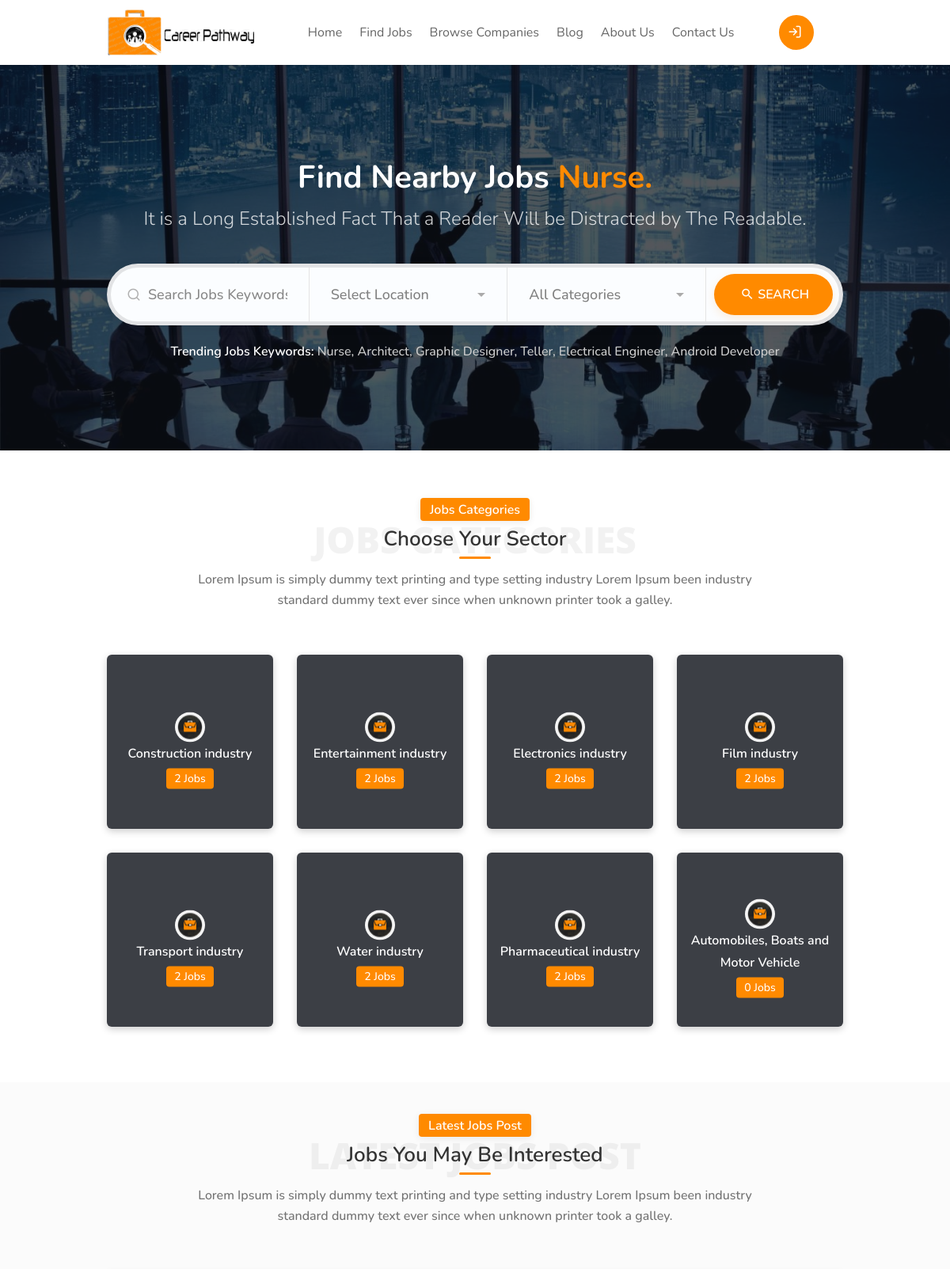
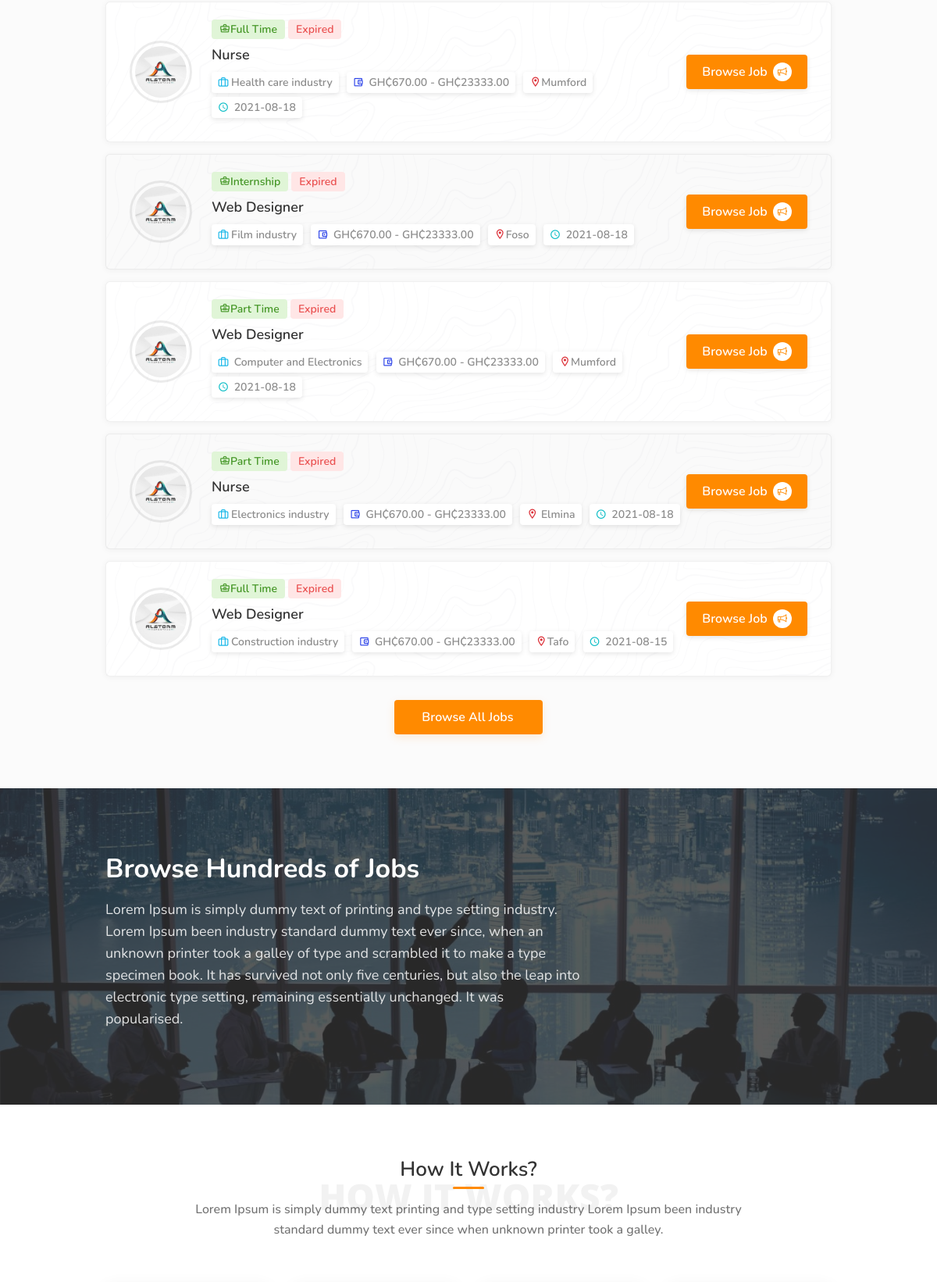
The page / (upper part) on the database its author committed (2 pictures, top to bottom).
### tables this page shows
CREATE TABLE `industry` (
  `id` int(3) NOT NULL,
  `name` text NOT NULL
);

CREATE TABLE `job_post` (
  `id_jobpost` int(11) NOT NULL,
  `id_company` int(11) NOT NULL,
  `jobtitle` text NOT NULL,
  `industry_id` int(11) NOT NULL,
  `job_status` int(11) NOT NULL,
  `description` text NOT NULL,
  `minimumsalary` decimal(10,2) NOT NULL,
  `maximumsalary` decimal(10,2) NOT NULL,
  `state_id` int(3) NOT NULL,
  `city_id` int(3) NOT NULL,
  `createdat` timestamp NOT NULL DEFAULT current_timestamp(),
  `experience` int(2) NOT NULL,
  `edu_qualification` text NOT NULL,
  `skills_ability` text NOT NULL,
  `responsibility` text NOT NULL,
  `deadline` date NOT NULL
);

CREATE TABLE `job_type` (
  `id` int(11) NOT NULL,
  `type` text NOT NULL
);

CREATE TABLE `cities` (
  `id` int(11) NOT NULL,
  `name` text NOT NULL,
  `state_id` int(11) NOT NULL
);

### includes/jobSearchField.php (the view, shortened to what this page needs)
<div class="col-md-12">
      <div class="utf-intro-banner-search-form-block margin-top-40">
        <?php if(!isset($_GET['comNames'])) : ?>
        <div class="utf-intro-search-field-item">
	  <i class="icon-feather-search"></i>
          <input id="intro-keywords" type="text" name="searchKeyword" placeholder="Search Jobs Keywords...">
        </div>
        <?php endif;?>
	<div class="utf-intro-search-field-item">
        </div>
	<div class="utf-intro-search-field-item">
        </div>
        <div class="utf-intro-search-button">
          <button class="button ripple-effect" type="submit" name="submitSearch"><i class="icon-material-outline-search"></i> Search </button>
        </div>
      </div>

### index.php (shortened to what this page needs)
<?php include 'includes/session.php'; ?>
<?php include 'includes/indexHeader.php'; ?>
<body>
<div id="wrapper">
  <?php include 'includes/indexNavbar.php' ?>
  <div class="intro-banner" data-background-image="assets/images/homeWallpaper.jpg">
    <div class="container">
      <div class="row">
        <div class="col-md-12">
          <div class="utf-banner-headline-text-part">
            <h3>Find Nearby Jobs <span class="typed-words"></span></h3>
            <span>It is a Long Established Fact That a Reader Will be Distracted by The Readable.</span>
          </div>
        </div>
      </div>
      <form method="post" action="searchJob.php">
      <div class="row">
        <?php include 'includes/jobSearchField.php' ?>
        <p class="utf-trending-silver-item"><span class="utf-trending-black-item">Trending Jobs Keywords:</span> Nurse,  Architect,  Graphic Designer,  Teller,  Electrical Engineer,  Android Developer</p>
    	</div>
    	</form>
      </div>
    </div>
  </div>
  <div class="section margin-top-60 margin-bottom-40">
    <div class="container">
      <div class="row">
        <div class="col-xl-12">
          <div class="utf-section-headline-item centered margin-top-0 margin-bottom-40">
            <span>Jobs Categories</span>
			<h3>Choose Your Sector</h3>
			<div class="utf-headline-display-inner-item">Jobs Categories</div>
			<p class="utf-slogan-text">Lorem Ipsum is simply dummy text printing and type setting industry Lorem Ipsum been industry standard dummy text ever since when unknown printer took a galley.</p>
          </div>
        </div>
        <?php
            $sql = "SELECT * FROM industry ORDER BY RAND() LIMIT 8";
            $query = $conn->query($sql);
            while($row = $query->fetch_assoc()){
            	$industry_id = $row['id'];
            	$result = $conn->query("SELECT * FROM job_post WHERE industry_id = '$industry_id'");
          ?>
		    <div class="col-xl-3 col-md-6 col-lg-4">
					<a class="photo-box photo-category-box small" data-background-image="assets/images/jobCategory.jpg">
					  <div class="utf-opening-box-content-part">
						<div class="utf-category-box-icon-item"> <img src="assets/images/favicon.png" style="background-color: white;border-radius: 50%;border: 3px solid rgba(0, 0, 0, 0.04);"> </div>
						<h3><?php echo $row['name'] ?></h3>
						<span>
						<?php
							echo $result->num_rows;
						?>
						Jobs</span>
					  </div>
					</a>
				</div>
				<?php } ?>
		</div>
      </div>
    </div>
  <div class="section gray padding-top-40 padding-bottom-60">
    <div class="container">
      <div class="row">
        <div class="col-xl-12">
          <div class="utf-section-headline-item centered margin-top-0 margin-bottom-40">
            <span>Latest Jobs Post</span>
			<h3>Jobs You May Be Interested</h3>
			<div class="utf-headline-display-inner-item">Latest Jobs Post</div>
			<p class="utf-slogan-text">Lorem Ipsum is simply dummy text printing and type setting industry Lorem Ipsum been industry standard dummy text ever since when unknown printer took a galley.</p>
          </div>
          <div class="utf-listings-container-part compact-list-layout margin-top-35">
          <?php
            $sql = "SELECT * FROM job_post ORDER BY RAND() LIMIT 5";
            $query = $conn->query($sql);
            while($row = $query->fetch_assoc()){
              $hash = md5($row['id_jobpost']);
              $job_id = $row['id_jobpost'];
            	$city_id = $row['city_id'];
            	$industry = $row['industry_id'];
            	$location = $conn->query("SELECT name FROM cities WHERE id = '$city_id'");
            	$category = $conn->query("SELECT name FROM industry WHERE id = '$industry'");
            	$row1 = $location->fetch_row();
            	$row2 = $category->fetch_row();
				$job_status = $row['job_status'];
				$jobtype = $conn->query("SELECT type FROM job_type WHERE id = '$job_status'");
				$jobtype = $jobtype->fetch_row();
          ?>
            <a href="./jobDetails.php?key=<?php echo $hash.'&id='.$job_id;?>" class="utf-job-listing utf-apply-button-item">
				<div class="utf-job-listing-details">
				  <div class="utf-job-listing-company-logo"> <img src="assets/images/jobsLogo.jpg" alt=""> </div>
				  <div class="utf-job-listing-description">
				    <span class="dashboard-status-button utf-job-status-item green"><i class="icon-material-outline-business-center"></i><?php echo $jobtype[0] ?></span>
				    <?php
	                $firstappointment = date_create($row['deadline'] );
	                $now = date_create(date("Y-m-d"));
	                if ($now > $firstappointment) {
	                  echo '<span class="dashboard-status-button utf-status-item red">Expired</span> ';
	                } else {
	                  echo '<span class="dashboard-status-button utf-status-item green">Active</span> '; ;
	                }
                ?>
					<h3 class="utf-job-listing-title"><?php echo $row['jobtitle'] ?></h3>
					<div class="utf-job-listing-footer">
					  <ul>
						<li><i class="icon-feather-briefcase"></i><?php echo $row2[0] ?></li>
						<li><i class="icon-material-outline-account-balance-wallet"></i> GH₵<?php echo $row['minimumsalary'].' - GH₵'.$row['maximumsalary'] ?></li>
						<li><i class="icon-material-outline-location-on"></i><?php echo $row1[0] ?></li>
						<li><i class="icon-material-outline-access-time"></i> <?php echo $row['deadline'] ?></li>
					  </ul>
					</div>
				  </div>
				  <span class="list-apply-button ripple-effect">Browse Job <i class="icon-line-awesome-bullhorn"></i></span>
				</div>
            </a>
          <?php } ?>
		  </div>
		  <div class="utf-centered-button margin-top-10">
			<a href="./findJobs.php" class="button utf-ripple-effect-dark utf-button-sliding-icon margin-top-20">Browse All Jobs <i class="icon-feather-chevrons-right"></i></a>
		  </div>
        </div>
      </div>
    </div>
  </div>
	<div class="utf-photo-section-block" data-background-image="assets/images/homeWallpaper.jpg">
		<div class="text-content white-font">
			<div class="container">
				<div class="row">
					<div class="col-lg-8 col-md-12 col-sm-12">
						<h2>Browse Hundreds of Jobs</h2>
						<p>Lorem Ipsum is simply dummy text of printing and type setting industry. Lorem Ipsum been industry standard dummy text ever since, when an unknown printer took a galley of type and scrambled it to make a type specimen book. It has survived not only five centuries, but also the leap into electronic type setting, remaining essentially unchanged. It was popularised.</p>
					</div>
					<div class="col-lg-4 col-md-6 col-sm-12">
					</div>
				</div>
			</div>
		</div>
	</div>
  <div class="section padding-top-65 padding-bottom-50">
    <div class="container">
      <div class="row">
        <div class="col-xl-12">
          <div class="utf-section-headline-item centered margin-top-0 margin-bottom-40">
			<h3>How It Works?</h3>
			<div class="utf-headline-display-inner-item">How It Works?</div>
			<p class="utf-slogan-text">Lorem Ipsum is simply dummy text printing and type setting industry Lorem Ipsum been industry standard dummy text ever since when unknown printer took a galley.</p>
          </div>
        </div>
      </div>
    </div>
  </div>
</body>
</html>

### rows shown on the page
industry: name "Construction industry", num_rows "2"
industry: name "Entertainment industry", num_rows "2"
industry: name "Electronics industry", num_rows "2"
industry: name "Film industry", num_rows "2"
industry: name "Transport industry", num_rows "2"
industry: name "Water industry", num_rows "2"
industry: name "Pharmaceutical industry", num_rows "2"
industry: name "Automobiles, Boats and Motor Vehicle", num_rows "0"
job_post: job_type.type "Full Time", shows "Expired", jobtitle "Nurse", industry.name "Health care industry", minimumsalary "670.00", maximumsalary "23333.00", city.name "Mumford", deadline "2021-08-18"
job_post: job_type.type "Internship", shows "Expired", jobtitle "Web Designer", industry.name "Film industry", minimumsalary "670.00", maximumsalary "23333.00", city.name "Foso", deadline "2021-08-18"
job_post: job_type.type "Part Time", shows "Expired", jobtitle "Web Designer", industry.name "Computer and Electronics", minimumsalary "670.00", maximumsalary "23333.00", city.name "Mumford", deadline "2021-08-18"
job_post: job_type.type "Part Time", shows "Expired", jobtitle "Nurse", industry.name "Electronics industry", minimumsalary "670.00", maximumsalary "23333.00", city.name "Elmina", deadline "2021-08-18"
job_post: job_type.type "Full Time", shows "Expired", jobtitle "Web Designer", industry.name "Construction industry", minimumsalary "670.00", maximumsalary "23333.00", city.name "Tafo", deadline "2021-08-15"
